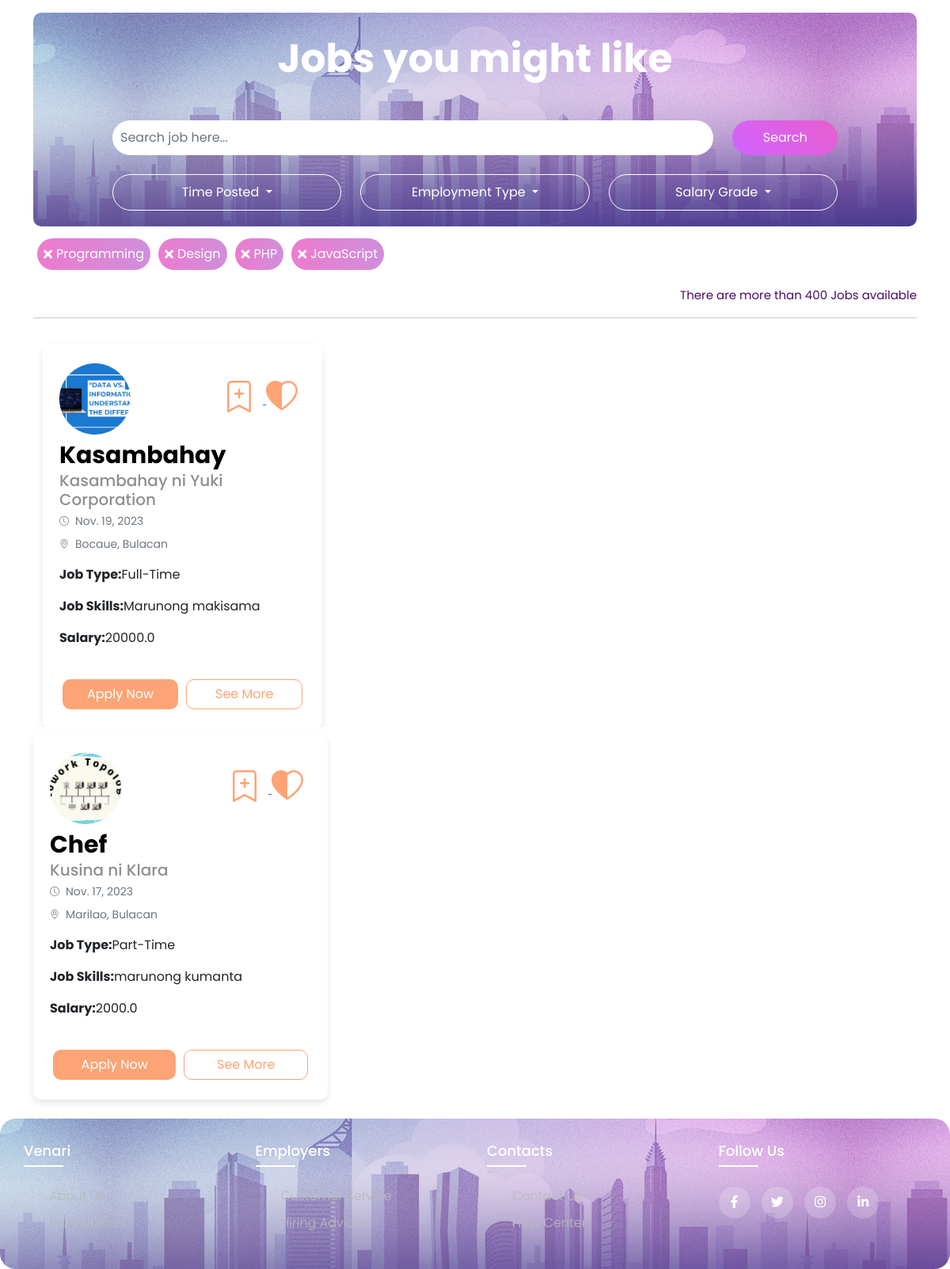
The app's page /job_hiring/ (signed in) with its own data.
### venari/models.py (models this page shows, shortened)
class post_jobs(models.Model):
    company = models.ForeignKey(company, on_delete=models.CASCADE)
    start_date = models.DateField()
    end_date = models.DateField()
    title = models.CharField(max_length=200)
    jobtype = models.CharField(max_length=50, null = True)
    salary = models.FloatField()
    image = models.ImageField(upload_to="")
    description = models.TextField(max_length=400)
    experience = models.CharField(max_length=100)
    location = models.CharField(max_length=100)
    status = models.CharField(max_length=20, null=True)
    skills = models.CharField(max_length=200)
    creation_date = models.DateField()

class company(models.Model):
    user = models.ForeignKey(User, on_delete=models.CASCADE)
    phone_number = models.IntegerField(max_length=20)
    email = models.CharField(max_length=100, null=True)
    password = models.CharField(max_length=100, null= True)
    company_logo = models.ImageField(upload_to="")
    gender = models.CharField(max_length=10, null=True)
    user_type = models.CharField(max_length=30)
    company_name = models.CharField(max_length=100)
    company_ceo = models.CharField(max_length=100)
    company_established = models.DateField()
    company_location = models.CharField(max_length=100)
    status = models.CharField(max_length=50, null = True)

### venari/views.py (the view)
# urls.py: path("job_hiring/", views.job_hiring, name="posted jobs"),
def job_hiring(request):
    jobs = post_jobs.objects.all().order_by('-start_date')
    applicant = job_seeker.objects.get(user=request.user)
    apply = apply_job.objects.filter(applicant=applicant)
    bookmarked_jobs = {applicant.id: applicant.bookmarks.values_list('id', flat=True) for applicant in [applicant]}
    data = []
    for i in apply:
        data.append(i.job.id)
    return render(request, "job_hiring.html", {'jobs':jobs, 'data':data, 'applicant': applicant, 'bookmark': bookmarked_jobs})

### venari/templates/job_hiring.html (shortened to what this page needs)
{% load static %}
<!DOCTYPE html>
<html lang="en">
<head>
  <link href="https://cdn.jsdelivr.net/npm/bootstrap@5.0.2/dist/css/bootstrap.min.css" rel="stylesheet"
>
  <link rel="stylesheet" type="text/css" href="{% static 'css/cjobhiring1.css' %}">
  <link rel="stylesheet" href="https://cdn.jsdelivr.net/npm/bootstrap-icons@1.11.1/font/bootstrap-icons.css">
<link rel="stylesheet" href="https://cdnjs.cloudflare.com/ajax/libs/font-awesome/5.15.4/css/all.min.css" />
</head>
<body>
<div class="container-xl">
    <div class="col-12">
      <div class="card card-pink mt-3 ">
        <div class="row mt-2 justify-content-center">
          <h5 class="card-title text-center">Jobs you might like</h5>
          <div class="col-md-10 mt-3">
            <div class="input-group mb-0">
              <input type="text" class="form-control" id="jobSearch" placeholder="Search job here..." aria-label="Search" aria-describedby="basic-addon2">
            </div>
          </div>
          <div class="col-md-2 mt-3">
            <button class="btn btn-outline-secondary" type="button">Search</button>
          </div>
          <div class="col-12">
          <div class="row">
            <div class="col-md-4 mt-4">
              <div class="form-group">
                <div class="dropdown">
                  <button class="btn btn-ouline btn-block dropdown-toggle" type="button" id="listedAnyTimeDropdown" data-toggle="dropdown" aria-haspopup="true" aria-expanded="false">
                    Time Posted
                  </button>
                </div>
              </div>
            </div>
          <div class="col-md-4 mt-4">
            <div class="form-group">
              <div class="dropdown">
                <button class="btn btn-outline btn-block dropdown-toggle" type="button" id="employmentTypeDropdown" data-toggle="dropdown" aria-haspopup="true" aria-expanded="false">
                  Employment Type
                </button>
              </div>
            </div>
          </div>
            <div class="col-md-4 mt-4">
              <div class="form-group">
                <div class="dropdown">
                  <button class="btn btn-outline btn-block dropdown-toggle" type="button" id="salaryGradeDropdown" data-toggle="dropdown" aria-haspopup="true" aria-expanded="false">
                    Salary Grade
                  </button>
                </div>
              </div>
            </div>
          </div>
        </div>
          </div>
        </div>
      <div class="tags-card-body">
    <div class="tags_bar">
      <div class="tag">
        <i class="fas fa-times"></i>
        <span>Programming</span>
      </div>
      <div class="tag">
        <i class="fas fa-times"></i>
        <span>Design</span>
      </div>
      <div class="tag">
        <i class="fas fa-times"></i>
        <span>PHP</span>
      </div>
      <div class="tag">
        <i class="fas fa-times"></i>
        <span>JavaScript</span>
      </div>
    </div>
      </div>
      <div class="text-end mb-3 mt-3">
        <p>There are more than <span>400</span> Jobs available</p>
      </div>
<hr>
    <div class="container-xl">
        <div class="row row-cols-1 row-cols-md-3 mb-2 mt-2 g-3 py-0 scrollable-container ">
          {% for job in jobs %}
          {% if job.status == "Activate" %}
          <div class="col-md-4 mb-4">
            <div class="custom-card">
              <div class="custom-card-body">
                <div class="d-flex justify-content-between align-items-center">
                  <div class="mt-1 mb-2">
                    <img src="{{job.company.company_logo.url}}" class="img-fluid rounded-circle" alt="Logo" style="width: 90px; height: 90px; object-fit: cover">
                  </div>
                  <div class="bookmark-heart mt-0 mb-0">
                    <a href="#" onclick="handleBookmarkClick(event, {{ job.id }})">
                    </a>
                    <a href="#" onclick="handleBookmarkClick(event)">
                    </a>
                  </div>
                </div>
                <h5 class="custom-card-title">{{job.title}}</h5>
                <h5 class="custom-card-description">{{job.company.company_name}}</h5>
                <div class="custom-icons-description mb-2">
                  <svg xmlns="http://www.w3.org/2000/svg" width="12" height="12" fill="currentColor" class="bi bi-clock" viewBox="0 0 16 16">
                    <path d="M8 3.5a.5.5 0 0 0-1 0V9a.5.5 0 0 0 .252.434l3.5 2a.5.5 0 0 0 .496-.868L8 8.71z"/>
                    <path d="M8 16A8 8 0 1 0 8 0a8 8 0 0 0 0 16m7-8A7 7 0 1 1 1 8a7 7 0 0 1 14 0"/>
                  </svg>
                  <span class="custom-post-time">{{job.creation_date}}</span>
                </div>
                <div class="custom-icons-description mb-2">
                  <span class="custom-post-time">{{job.location}}</span>
                </div>
                <div class="custom-description">
                  <p class="card-description-justify-content-left"><strong>Job Type:</strong>{{job.jobtype}}</p>
                  <p class="card-description-justify-content-left"><strong>Job Skills:</strong>{{job.skills}}</p>
                  <p class="card-description-justify-content-left"><strong>Salary:</strong>{{job.salary}}</p>
                </div>
              </div>
              <div class="mx-4 mb-4 mt-1 d-flex justify-content-left">
                <button class="btn btn-primary custom-btn" style="width:300px; margin-right: 10px; margin-top: 0; border-radius: 10px; " onclick="jobseeker_apply(event, {{ job.id }})">Apply Now</button>
                <button class="btn btn-outline custom-bton" data-bs-toggle="modal" data-bs-target="#applyModal" style="width:300px; margin-top: 0; border-radius:10px;" >See More</button>
              </div>
            </div>
          </div>
    </div>
    </div>
    {% endif %}
 {% endfor %}
<footer class="footer">
  <div class="container">
    <div class="row">
      <div class="footer-col">
        <h4>Venari</h4>
        <ul>
          <li><a href="#">about us</a></li>
          <li><a href="#">our services</a></li>
        </ul>
      </div>
      <div class="footer-col">
        <h4>Employers</h4>
        <ul>
          <li><a href="#">Customer Service</a></li>
          <li><a href="#">Hiring Advice</a></li>
        </ul>
      </div>
      <div class="footer-col">
        <h4>Contacts</h4>
        <ul>
          <li><a href="#">Contact Us</a></li>
          <li><a href="#">Help Center</a></li>
        </ul>
      </div>
      <div class="footer-col">
        <h4>follow us</h4>
        <div class="social-links">
          <a href="#"><i class="fab fa-facebook-f"></i></a>
          <a href="#"><i class="fab fa-twitter"></i></a>
          <a href="#"><i class="fab fa-instagram"></i></a>
          <a href="#"><i class="fab fa-linkedin-in"></i></a>
        </div>
      </div>
    </div>
  </div>
</footer>
</body>
</html>

### venari/static/css/cjobhiring1.css (style rules this page uses)
* { padding: 0; margin: 0; box-sizing: border-box; font-family: "Poppins", sans-serif; }
body { background-image: url("images/bg.jpg"); background-size: cover; background-repeat: no-repeat; background-position: center; }
.card-pink { position: relative; top: 100; left: 0; width: 100%; padding: 20px 100px; color: #ffffff; background-size: cover; background-position: center center; display: flex; background-image: url("images/7826149.jpg"); justify-content: space-between; align-items: center; border: none; border-radius: 10px; }
.btn-outline-secondary { width: 100%; padding: 10px; background: #fff; border-radius: 50px; border: none; color:#122238; text-align: left; }
.form-control { width: 100%; padding: 10px; background: #fff; border-radius: 50px; border: 3px; color: #fb675f; }
.text-center { font-weight: bold; font-size: 50px; color: #fff; }
.col-md-2 button { text-align: center; width: 100%; background: linear-gradient(45deg, #d063ff, #e85ecf); background: -webkit-linear-gradient(45deg, #d063ff, #e85ecf); background: -moz-linear-gradient(45deg, #d063ff, #e85ecf); background: -o-linear-gradient(45deg, #d063ff, #e85ecf); background: -ms-linear-gradient(45deg, #d063ff, #e85ecf); color: #fff; outline: none; }
#employmentTypeDropdown, #listedAnyTimeDropdown, #salaryGradeDropdown, #featuredJobsDropdown { width: 100%; max-width: 400%; padding: 10px; background-color: none; border-radius: 50px; border: 1px solid #ffffff; color: #ffffff; }
.custom-card { border: 1px solid #ffffff; background-color: #fff; border-radius: 10px; box-shadow: 0 4px 8px rgba(0, 0, 0, 0.1); transition: box-shadow 0.3s ease-in-out; }
.custom-card-body { padding: 1.25rem; }
.custom-card-title { font-size: 30px; margin-bottom: 2px; font-weight: bold; color: #000000; }
.custom-card-description { margin-bottom: 5px; font-size: 20px; color: #8f8f8f; }
.custom-icons-description { margin-top: 5px; display: flex; align-items: center; gap: 0.5rem; color: #6c757d; }
.custom-post-time { font-size: 0.875rem; }
.custom-description { margin-top: 1rem; }
.custom-btn { background-color: #fca475; border:none; width: 100%; border-radius: 10px; margin-top: 10px; }
.custom-bton { border-color:#fca475; color:#fca475; width: 100%; border-radius: 10px; margin-top: 10px; }
.bi-heart-half, .bi-bookmark-plus { color: #fca475; }
.tags-card-body { background-color: #ffffff; border-radius: 10px; margin-top: 10px; }
.tags_bar { display: flex; flex-wrap: wrap; margin-top: 10px; }
.tag { margin: 5px; padding: 8px; background: linear-gradient(90deg, #ed7bce, #ce8fdb); border-radius: 20px; display: flex; align-items: center; color: #fff; }
.tag i { margin-right: 5px; }
.text-end { font-size: 15px; color:#4e0b6b; }
.scrollable-container { max-height: 500px; overflow-y: auto; }
.container { max-width: 1170px; margin:auto; }
.row { display: flex; flex-wrap: wrap; }
ul { list-style: none; }
.footer { background-image: url("images/7826149.jpg"); background-position: center; background-size: cover; padding: 30px 0; border-radius: 20px; }
.footer-col { width: 25%; padding: 0 15px; }
.footer-col h4 { font-size: 18px; color: #ffffff; text-transform: capitalize; margin-bottom: 35px; font-weight: 500; position: relative; }
.footer-col h4::before { content: ''; position: absolute; left:0; bottom: -10px; background-color: #ffffff; height: 2px; box-sizing: border-box; width: 50px; }
.footer-col ul li:not(:last-child) { margin-bottom: 10px; }
.footer-col ul li a { font-size: 16px; text-transform: capitalize; color: #ffffff; text-decoration: none; font-weight: 300; color: #bbbbbb; display: block; transition: all 0.3s ease; }
.footer-col .social-links a { display: inline-block; height: 40px; width: 40px; background-color: rgba(255,255,255,0.2); margin:0 10px 10px 0; text-align: center; line-height: 40px; border-radius: 50%; color: #ffffff; transition: all 0.5s ease; }

### records on screen
post_jobs: company.company_logo (picture), title "Kasambahay", company.company_name "Kasambahay ni Yuki Corporation", creation_date "Nov. 19, 2023", location "Bocaue, Bulacan", jobtype "Full-Time", skills "Marunong makisama", salary "20000.0"
post_jobs: company.company_logo (picture), title "Chef", company.company_name "Kusina ni Klara", creation_date "Nov. 17, 2023", location "Marilao, Bulacan", jobtype "Part-Time", skills "marunong kumanta", salary "2000.0"
